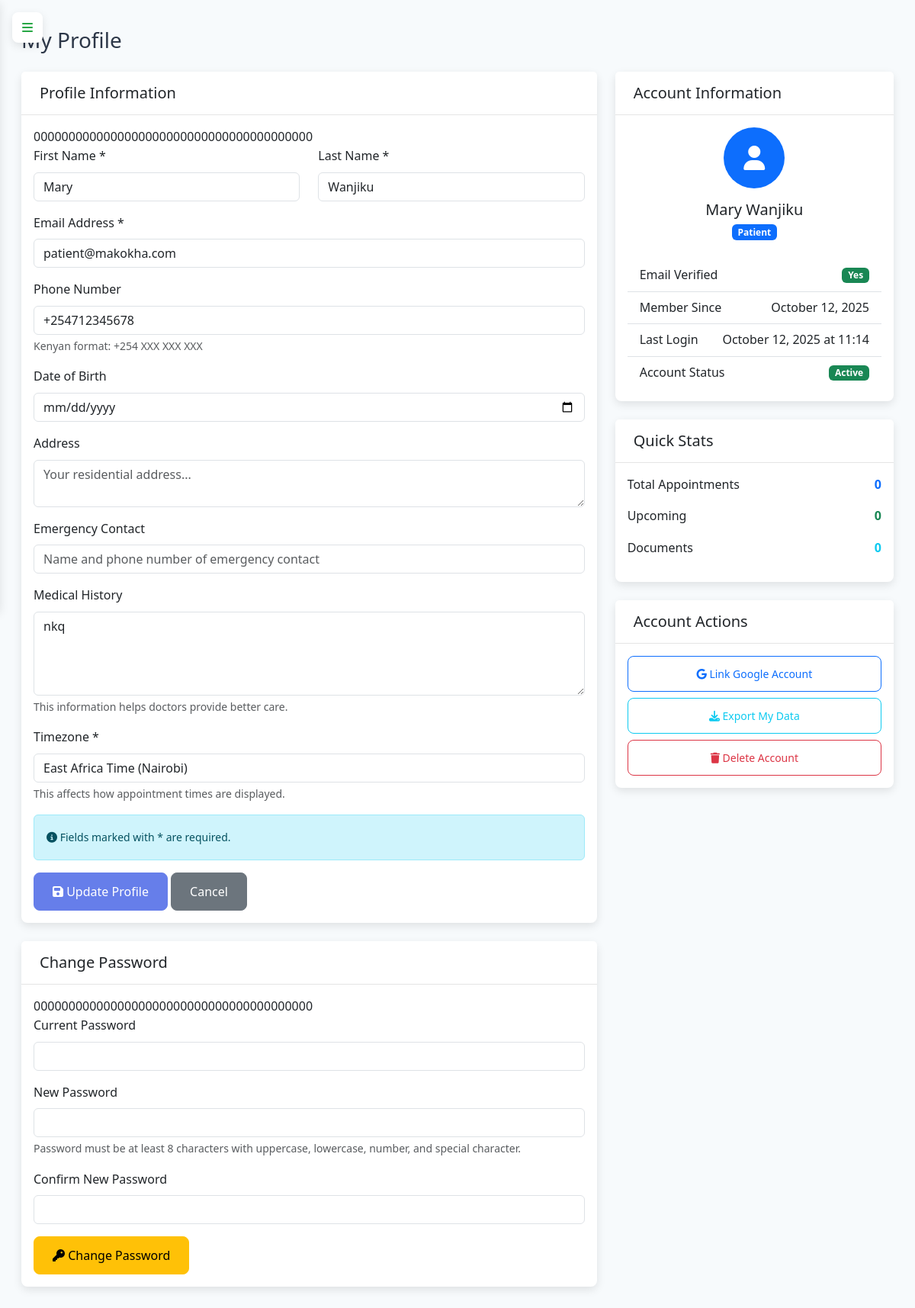
Before: /profile (signed in) with the older database file.
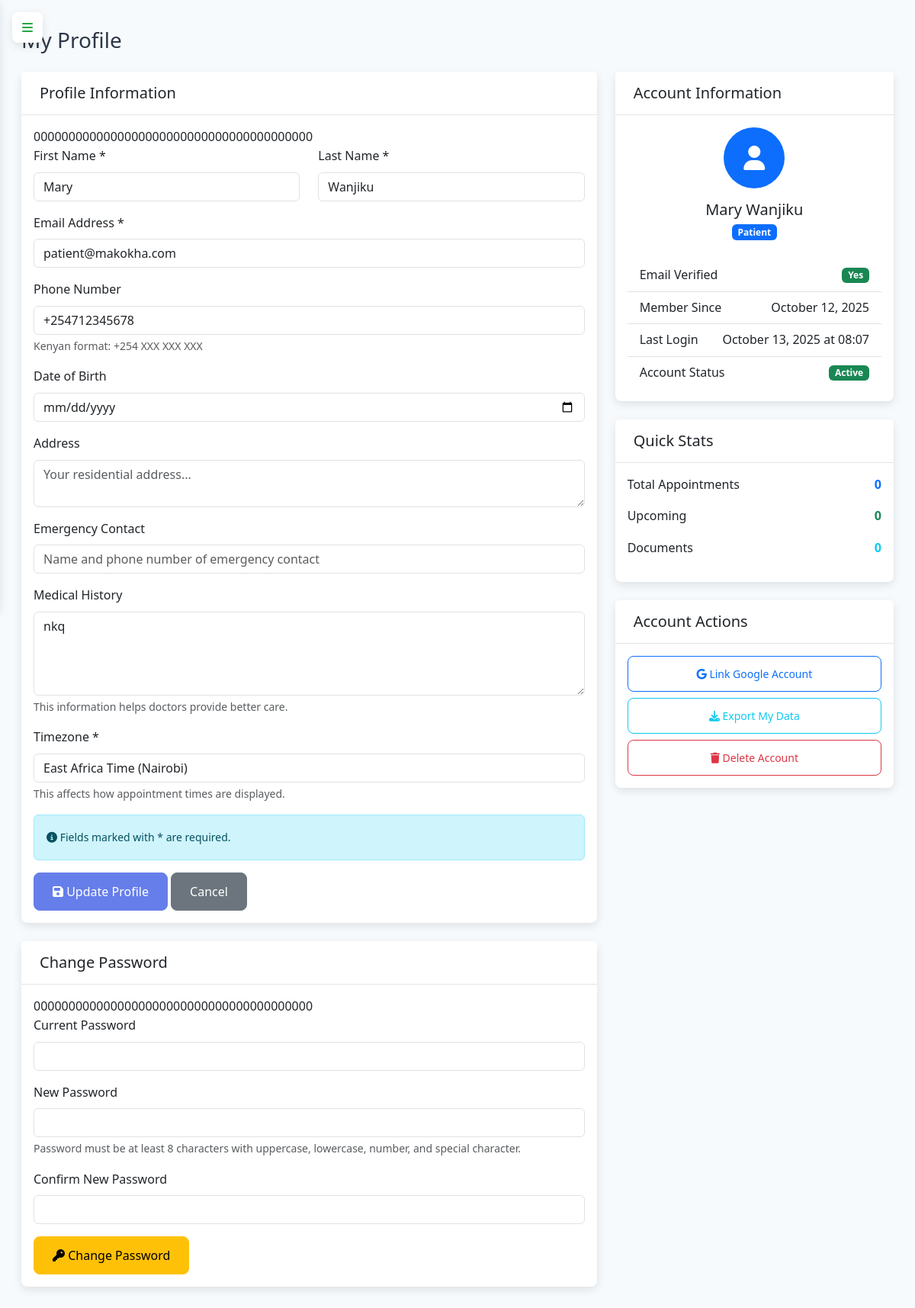
After: the same page with the newer database file.
### app.py (models this page shows, shortened)
class Patient(db.Model):
    id = db.Column(db.Integer, primary_key=True)
    user_id = db.Column(db.Integer, db.ForeignKey('user.id', ondelete='CASCADE'), nullable=False)
    first_name = db.Column(db.String(50), nullable=False)
    last_name = db.Column(db.String(50), nullable=False)
    phone = db.Column(db.String(20))
    date_of_birth = db.Column(db.Date)
    address = db.Column(db.Text)
    emergency_contact = db.Column(db.String(100))
    medical_history = db.Column(db.Text)
    appointments = db.relationship('Appointment', backref='patient', lazy=True, cascade='all, delete-orphan')
    documents = db.relationship('PatientDocument', backref='patient', lazy=True, cascade='all, delete-orphan')

class User(UserMixin, db.Model):
    id = db.Column(db.Integer, primary_key=True)
    username = db.Column(db.String(80), unique=True, nullable=True)
    email = db.Column(db.String(120), unique=True, nullable=False)
    password_hash = db.Column(db.String(128), nullable=True)
    google_id = db.Column(db.String(100), unique=True, nullable=True)
    role = db.Column(db.String(20), nullable=False)
    created_at = db.Column(db.DateTime, default=db.func.current_timestamp())  # FIXED
    last_login = db.Column(db.DateTime)
    login_attempts = db.Column(db.Integer, default=0)
    account_locked_until = db.Column(db.DateTime)
    timezone = db.Column(db.String(50), default='UTC')
    patient_profile = db.relationship('Patient', backref='user', uselist=False, cascade='all, delete-orphan')
    doctor_profile = db.relationship('Doctor', backref='user', uselist=False, cascade='all, delete-orphan')

### app.py (the view)
@app.route('/profile')
@login_required
def profile():
    try:
        if current_user.role == 'patient':
            profile_data = current_user.patient_profile
        elif current_user.role == 'doctor':
            profile_data = current_user.doctor_profile
        else:  # admin
            profile_data = None
        return render_template('profile.html',
                             profile_data=profile_data,
                             current_user=current_user)
    except Exception as e:
        app.logger.error(f"Error loading profile: {str(e)}")
        flash('Error loading profile', 'error')
        return redirect(url_for('patient_dashboard' if current_user.role == 'patient' else 'doctor_dashboard'))

### templates/profile.html (shortened to what this page needs)
{% extends "base.html" %}
{% block content %}
<div class="container-fluid">
    <div class="row">
        <div class="col-12">
            <div class="d-flex justify-content-between align-items-center mb-4">
                <h1 class="h3 mb-0">My Profile</h1>
            </div>
        </div>
    </div>
    <div class="row">
        <div class="col-md-8">
            <div class="card">
                <div class="card-header">
                    <h5 class="card-title mb-0">Profile Information</h5>
                </div>
                <div class="card-body">
                    <form method="POST" action="{{ url_for('update_profile') }}">
                        {{ csrf_token() }}
                        <div class="row">
                            <div class="col-md-6">
                                <div class="mb-3">
                                    <label for="first_name" class="form-label">First Name *</label>
                                    <input type="text" class="form-control" id="first_name" name="first_name"
                                           value="{{ profile_data.first_name if profile_data else '' }}" required>
                                </div>
                            </div>
                            <div class="col-md-6">
                                <div class="mb-3">
                                    <label for="last_name" class="form-label">Last Name *</label>
                                    <input type="text" class="form-control" id="last_name" name="last_name"
                                           value="{{ profile_data.last_name if profile_data else '' }}" required>
                                </div>
                            </div>
                        </div>
                        <div class="mb-3">
                            <label for="email" class="form-label">Email Address *</label>
                            <input type="email" class="form-control" id="email" name="email"
                                   value="{{ current_user.email }}" required>
                        </div>
                        <div class="mb-3">
                            <label for="phone" class="form-label">Phone Number</label>
                            <input type="tel" class="form-control" id="phone" name="phone"
                                   value="{{ profile_data.phone if profile_data and profile_data.phone else '' }}"
                                   placeholder="+254 700 000 000">
                            <div class="form-text">Kenyan format: +254 XXX XXX XXX</div>
                        </div>
                        {% if current_user.role == 'patient' and profile_data %}
                        <div class="mb-3">
                            <label for="date_of_birth" class="form-label">Date of Birth</label>
                            <input type="date" class="form-control" id="date_of_birth" name="date_of_birth"
                                   value="{{ profile_data.date_of_birth if profile_data.date_of_birth else '' }}"
                                   max="{{ current_date if current_date else '' }}">
                        </div>
                        <div class="mb-3">
                            <label for="address" class="form-label">Address</label>
                            <textarea class="form-control" id="address" name="address" rows="2"
                                      placeholder="Your residential address...">{{ profile_data.address if profile_data.address else '' }}</textarea>
                        </div>
                        <div class="mb-3">
                            <label for="emergency_contact" class="form-label">Emergency Contact</label>
                            <input type="text" class="form-control" id="emergency_contact" name="emergency_contact"
                                   value="{{ profile_data.emergency_contact if profile_data.emergency_contact else '' }}"
                                   placeholder="Name and phone number of emergency contact">
                        </div>
                        <div class="mb-3">
                            <label for="medical_history" class="form-label">Medical History</label>
                            <textarea class="form-control" id="medical_history" name="medical_history" rows="4"
                                      placeholder="Any pre-existing conditions, allergies, medications, or relevant medical history...">{{ profile_data.medical_history if profile_data.medical_history else '' }}</textarea>
                            <div class="form-text">This information helps doctors provide better care.</div>
                        </div>
                        {% endif %}
                        <div class="mb-3">
                            <label for="timezone" class="form-label">Timezone *</label>
                            <select class="form-control" id="timezone" name="timezone" required>
                                <option value="Africa/Nairobi" {% if current_user.timezone == 'Africa/Nairobi' %}selected{% endif %}>East Africa Time (Nairobi)</option>
                            </select>
                            <div class="form-text">This affects how appointment times are displayed.</div>
                        </div>
                        <div class="alert alert-info">
                            <small>
                                <i class="fas fa-info-circle"></i>
                                Fields marked with * are required.
                            </small>
                        </div>
                        <button type="submit" class="btn btn-primary">
                            <i class="fas fa-save"></i> Update Profile
                        </button>
                        <a href="{{ url_for('profile') }}" class="btn btn-secondary">Cancel</a>
                    </form>
                </div>
            </div>
            <div class="card mt-4">
                <div class="card-header">
                    <h5 class="card-title mb-0">Change Password</h5>
                </div>
                <div class="card-body">
                    <form method="POST" action="{{ url_for('update_profile') }}">
                        {{ csrf_token() }}
                        <div class="mb-3">
                            <label for="current_password" class="form-label">Current Password</label>
                            <input type="password" class="form-control" id="current_password" name="current_password">
                        </div>
                        <div class="mb-3">
                            <label for="new_password" class="form-label">New Password</label>
                            <input type="password" class="form-control" id="new_password" name="new_password">
                            <div class="form-text">
                                Password must be at least 8 characters with uppercase, lowercase, number, and special character.
                            </div>
                        </div>
                        <div class="mb-3">
                            <label for="confirm_password" class="form-label">Confirm New Password</label>
                            <input type="password" class="form-control" id="confirm_password" name="confirm_password">
                        </div>
                        <button type="submit" class="btn btn-warning">
                            <i class="fas fa-key"></i> Change Password
                        </button>
                    </form>
                </div>
            </div>
        </div>
        <div class="col-md-4">
            <div class="card">
                <div class="card-header">
                    <h5 class="card-title mb-0">Account Information</h5>
                </div>
                <div class="card-body">
                    <div class="text-center mb-4">
                        <div class="bg-primary rounded-circle d-flex align-items-center justify-content-center mx-auto"
                             style="width: 80px; height: 80px;">
                            <i class="fas fa-user fa-2x text-white"></i>
                        </div>
                        <h5 class="mt-3 mb-1">
                            {% if current_user.role == 'patient' and profile_data %}
                                {{ profile_data.first_name }} {{ profile_data.last_name }}
                            {% elif current_user.role == 'doctor' and profile_data %}
                                Dr. {{ profile_data.first_name }} {{ profile_data.last_name }}
                            {% else %}
                                {{ current_user.username }}
                            {% endif %}
                        </h5>
                        <p class="text-muted">
                            <span class="badge
                                {% if current_user.role == 'admin' %}bg-danger
                                {% elif current_user.role == 'doctor' %}bg-success
                                {% else %}bg-primary{% endif %}">
                                {{ current_user.role|title }}
                            </span>
                        </p>
                    </div>
                    <div class="list-group list-group-flush">
                        <div class="list-group-item d-flex justify-content-between align-items-center">
                            <span>Email Verified</span>
                            <span class="badge bg-success">Yes</span>
                        </div>
                        <div class="list-group-item d-flex justify-content-between align-items-center">
                            <span>Member Since</span>
                            <span>{{ current_user.created_at.strftime('%B %d, %Y') if current_user.created_at else 'N/A' }}</span>
                        </div>
                        <div class="list-group-item d-flex justify-content-between align-items-center">
                            <span>Last Login</span>
                            <span>{{ current_user.last_login.strftime('%B %d, %Y at %H:%M') if current_user.last_login else 'Never' }}</span>
                        </div>
                        <div class="list-group-item d-flex justify-content-between align-items-center">
                            <span>Account Status</span>
                            <span class="badge bg-success">Active</span>
                        </div>
                    </div>
                </div>
            </div>
            <div class="card mt-4">
                <div class="card-header">
                    <h5 class="card-title mb-0">Quick Stats</h5>
                </div>
                <div class="card-body">
                    {% if current_user.role == 'patient' %}
                    <div class="d-flex justify-content-between align-items-center mb-3">
                        <span>Total Appointments</span>
                        <strong class="text-primary">{{ appointments_count if appointments_count else 0 }}</strong>
                    </div>
                    <div class="d-flex justify-content-between align-items-center mb-3">
                        <span>Upcoming</span>
                        <strong class="text-success">{{ upcoming_count if upcoming_count else 0 }}</strong>
                    </div>
                    <div class="d-flex justify-content-between align-items-center mb-3">
                        <span>Documents</span>
                        <strong class="text-info">{{ documents_count if documents_count else 0 }}</strong>
                    </div>
                    {% else %}
                    <div class="text-center text-muted">
                        <i class="fas fa-chart-bar fa-2x mb-2"></i>
                        <p>Admin statistics would be displayed here.</p>
                    </div>
                    {% endif %}
                </div>
            </div>
            <div class="card mt-4">
                <div class="card-header">
                    <h5 class="card-title mb-0">Account Actions</h5>
                </div>
                <div class="card-body">
                    <div class="d-grid gap-2">
                        {% if current_user.google_id %}
                        <a href="{{ url_for('google_revoke') }}" class="btn btn-outline-warning btn-sm">
                            <i class="fab fa-google"></i> Unlink Google Account
                        </a>
                        {% else %}
                        <a href="{{ url_for('google_login') }}" class="btn btn-outline-primary btn-sm">
                            <i class="fab fa-google"></i> Link Google Account
                        </a>
                        {% endif %}
                        <button class="btn btn-outline-info btn-sm" onclick="exportData()">
                            <i class="fas fa-download"></i> Export My Data
                        </button>
                        <button class="btn btn-outline-danger btn-sm" onclick="deleteAccount()">
                            <i class="fas fa-trash"></i> Delete Account
                        </button>
                    </div>
                </div>
            </div>
        </div>
    </div>
</div>
{% endblock %}

### templates/base.html (shortened to what this page needs)
<!DOCTYPE html>
<html lang="en">
<head>
    <link href="https://cdn.jsdelivr.net/npm/bootstrap@5.3.0/dist/css/bootstrap.min.css" rel="stylesheet">
    <link rel="stylesheet" href="https://cdn.jsdelivr.net/npm/bootstrap-icons@1.11.1/font/bootstrap-icons.css">
    <link rel="stylesheet" href="https://cdnjs.cloudflare.com/ajax/libs/font-awesome/6.4.0/css/all.min.css">
</head>
<body>
    <button class="pc-toggle-nav" id="pcToggleNav">
        <i class="fas fa-bars"></i>
    </button>
    <main class="main-content" id="mainContent">
        {% block content %}{% endblock %}
    </main>
</body>
</html>

Changed rows visible on the page:
changed User "Patient": last_login "October 12, 2025 at 11:14" → "October 13, 2025 at 08:07"
